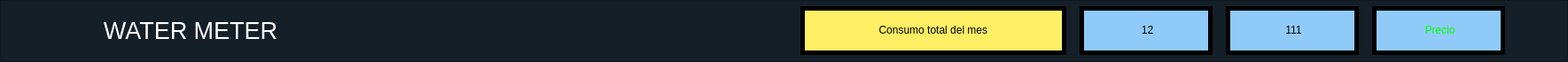
     <widget class="QFrame" name="frame_sup">
      <property name="sizePolicy">
       <sizepolicy hsizetype="Preferred" vsizetype="Preferred">
        <horstretch>0</horstretch>
        <verstretch>0</verstretch>
       </sizepolicy>
      </property>
      <property name="minimumSize">
       <size>
        <width>150</width>
        <height>70</height>
       </size>
      </property>
      <property name="maximumSize">
       <size>
        <width>16777215</width>
        <height>70</height>
       </size>
      </property>
      <property name="styleSheet">
       <string notr="true">background-color: #151f28;</string>
      </property>
      <property name="frameShape">
       <enum>QFrame::StyledPanel</enum>
      </property>
      <property name="frameShadow">
       <enum>QFrame::Raised</enum>
      </property>
      <layout class="QHBoxLayout" name="horizontalLayout_2" stretch="0,0,0,0,0,0,0,0,0,0">
       <property name="spacing">
        <number>15</number>
       </property>
       <property name="leftMargin">
        <number>15</number>
       </property>
       <property name="topMargin">
        <number>1</number>
       </property>
       <property name="rightMargin">
        <number>15</number>
       </property>
       <property name="bottomMargin">
        <number>1</number>
       </property>
       <item>
        <widget class="QPushButton" name="bt_menu">
         <property name="styleSheet">
          <string notr="true">QPushButton{
border: 0px;
}</string>
         </property>
         <property name="text">
          <string/>
         </property>
         <property name="icon">
          <iconset>
           <normaloff>ICONOS/MENUBAR_BLANCOO.png</normaloff>ICONOS/MENUBAR_BLANCOO.png</iconset>
         </property>
         <property name="iconSize">
          <size>
           <width>32</width>
           <height>32</height>
          </size>
         </property>
        </widget>
       </item>
       <item>
        <widget class="QPushButton" name="bt_atras">
         <property name="styleSheet">
          <string notr="true">QPushButton{
border: 0px;
}</string>
         </property>
         <property name="text">
          <string/>
         </property>
         <property name="icon">
          <iconset>
           <normaloff>ICONOS/ATRAS_WITHE.png</normaloff>ICONOS/ATRAS_WITHE.png</iconset>
         </property>
         <property name="iconSize">
          <size>
           <width>32</width>
           <height>32</height>
          </size>
         </property>
        </widget>
       </item>
       <item alignment="Qt::AlignHCenter">
        <widget class="QLabel" name="label_2">
         <property name="sizePolicy">
          <sizepolicy hsizetype="Minimum" vsizetype="Fixed">
           <horstretch>0</horstretch>
           <verstretch>0</verstretch>
          </sizepolicy>
         </property>
         <property name="minimumSize">
          <size>
           <width>210</width>
           <height>60</height>
          </size>
         </property>
         <property name="maximumSize">
          <size>
           <width>210</width>
           <height>60</height>
          </size>
         </property>
         <property name="styleSheet">
          <string notr="true">font: 26pt &quot;Ubuntu Mono&quot;;
color: white;</string>
         </property>
         <property name="text">
          <string>&lt;html&gt;&lt;head/&gt;&lt;body&gt;&lt;p align=&quot;center&quot;&gt;&lt;span style=&quot; font-size:20pt;&quot;&gt;WATER METER&lt;/span&gt;&lt;/p&gt;&lt;/body&gt;&lt;/html&gt;</string>
         </property>
         <property name="alignment">
          <set>Qt::AlignCenter</set>
         </property>
        </widget>
       </item>
       <item>
        <widget class="QPushButton" name="bt_logosup">
         <property name="styleSheet">
          <string notr="true">border:0px;</string>
         </property>
         <property name="text">
          <string/>
         </property>
         <property name="icon">
          <iconset>
           <normaloff>ICONOS/LOGO_WATER_METER.png</normaloff>ICONOS/LOGO_WATER_METER.png</iconset>
         </property>
         <property name="iconSize">
          <size>
           <width>64</width>
           <height>64</height>
          </size>
         </property>
        </widget>
       </item>
       <item>
        <spacer name="horizontalSpacer">
         <property name="orientation">
          <enum>Qt::Horizontal</enum>
         </property>
         <property name="sizeHint" stdset="0">
          <size>
           <width>521</width>
           <height>20</height>
          </size>
         </property>
        </spacer>
       </item>
       <item alignment="Qt::AlignLeft">
        <widget class="QLabel" name="consumo_total_m">
         <property name="sizePolicy">
          <sizepolicy hsizetype="Minimum" vsizetype="Fixed">
           <horstretch>0</horstretch>
           <verstretch>0</verstretch>
          </sizepolicy>
         </property>
         <property name="minimumSize">
          <size>
           <width>300</width>
           <height>55</height>
          </size>
         </property>
         <property name="maximumSize">
          <size>
           <width>300</width>
           <height>55</height>
          </size>
         </property>
         <property name="styleSheet">
          <string notr="true">background-color: #ffef65;
border: 5px solid black;
border-color: black;
color:black;
font: 2200 15pt &quot;Ubuntu Mono&quot;;</string>
         </property>
         <property name="text">
          <string>&lt;html&gt;&lt;head/&gt;&lt;body&gt;&lt;p align=&quot;center&quot;&gt;    Consumo total del mes    &lt;/p&gt;&lt;/body&gt;&lt;/html&gt;</string>
         </property>
        </widget>
       </item>
       <item alignment="Qt::AlignLeft">
        <widget class="QLabel" name="consumo_m_numero">
         <property name="sizePolicy">
          <sizepolicy hsizetype="Minimum" vsizetype="Fixed">
           <horstretch>0</horstretch>
           <verstretch>0</verstretch>
          </sizepolicy>
         </property>
         <property name="minimumSize">
          <size>
           <width>150</width>
           <height>55</height>
          </size>
         </property>
         <property name="maximumSize">
          <size>
           <width>150</width>
           <height>55</height>
          </size>
         </property>
         <property name="styleSheet">
          <string notr="true">background-color: #90CAF9;
border: 5px solid black;
border-color: black;
color:black;
font: 2200 15pt &quot;Ubuntu Mono&quot;;</string>
         </property>
         <property name="text">
          <string>&lt;html&gt;&lt;head/&gt;&lt;body&gt;&lt;p align=&quot;center&quot;&gt;12&lt;/p&gt;&lt;/body&gt;&lt;/html&gt;</string>
         </property>
        </widget>
       </item>
       <item>
        <widget class="QLabel" name="alerta_consumo">
         <property name="minimumSize">
          <size>
           <width>150</width>
           <height>55</height>
          </size>
         </property>
         <property name="maximumSize">
          <size>
           <width>150</width>
           <height>55</height>
          </size>
         </property>
         <property name="styleSheet">
          <string notr="true">background-color: #90CAF9;
border: 5px solid black;
border-color: black;
color:black;
font: 2200 15pt &quot;Ubuntu Mono&quot;;</string>
         </property>
         <property name="text">
          <string>&lt;html&gt;&lt;head/&gt;&lt;body&gt;&lt;p align=&quot;center&quot;&gt;111&lt;/p&gt;&lt;/body&gt;&lt;/html&gt;</string>
         </property>
        </widget>
       </item>
       <item>
        <widget class="QLabel" name="precio_consumo_total">
         <property name="minimumSize">
          <size>
           <width>150</width>
           <height>55</height>
          </size>
         </property>
         <property name="maximumSize">
          <size>
           <width>150</width>
           <height>55</height>
          </size>
         </property>
         <property name="styleSheet">
          <string notr="true">background-color: #90CAF9;
border: 5px solid black;
border-color: black;
color:black;
font: 2200 15pt &quot;Ubuntu Mono&quot;;</string>
         </property>
         <property name="text">
          <string>&lt;html&gt;&lt;head/&gt;&lt;body&gt;&lt;p align=&quot;center&quot;&gt;&lt;span style=&quot; color:#00ff00;&quot;&gt;Precio&lt;/span&gt;&lt;/p&gt;&lt;/body&gt;&lt;/html&gt;</string>
         </property>
        </widget>
       </item>
       <item>
        <widget class="QPushButton" name="pushButton_2">
         <property name="minimumSize">
          <size>
           <width>40</width>
           <height>40</height>
          </size>
         </property>
         <property name="maximumSize">
          <size>
           <width>40</width>
           <height>40</height>
          </size>
         </property>
         <property name="styleSheet">
          <string notr="true">QPushButton{
border: 0px;
}</string>
         </property>
         <property name="text">
          <string/>
         </property>
         <property name="icon">
          <iconset>
           <normaloff>ICONOS/USER_BLANCO.png</normaloff>ICONOS/USER_BLANCO.png</iconset>
         </property>
         <property name="iconSize">
          <size>
           <width>32</width>
           <height>32</height>
          </size>
         </property>
        </widget>
       </item>
      </layout>
     </widget>
